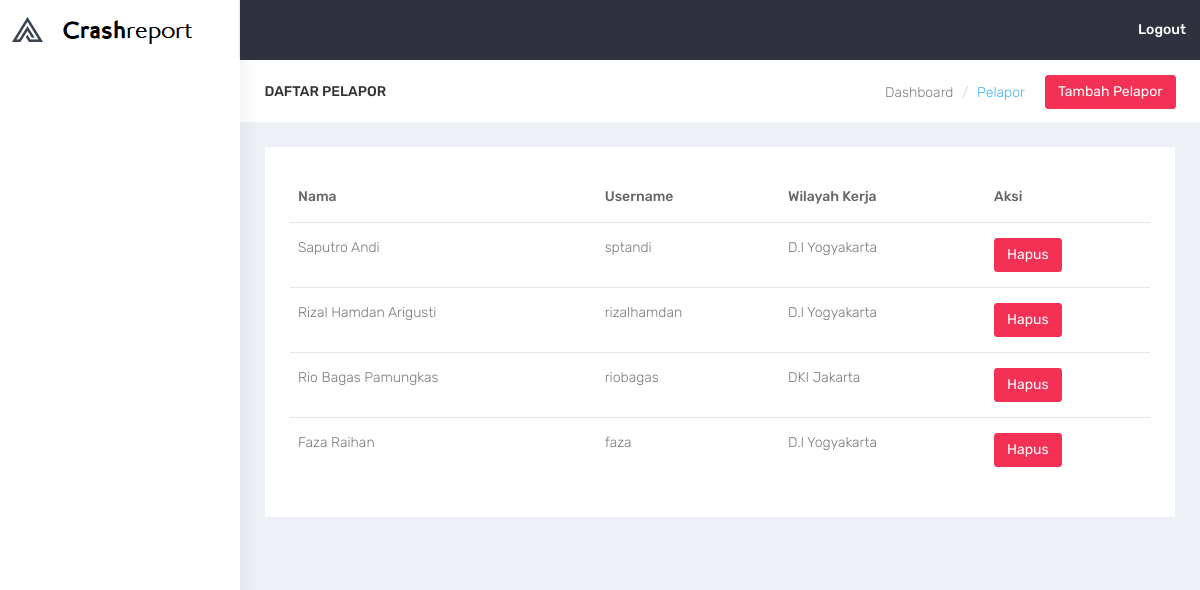
Page /index.php/c_bencana/tampilPelapor on the earlier database version.
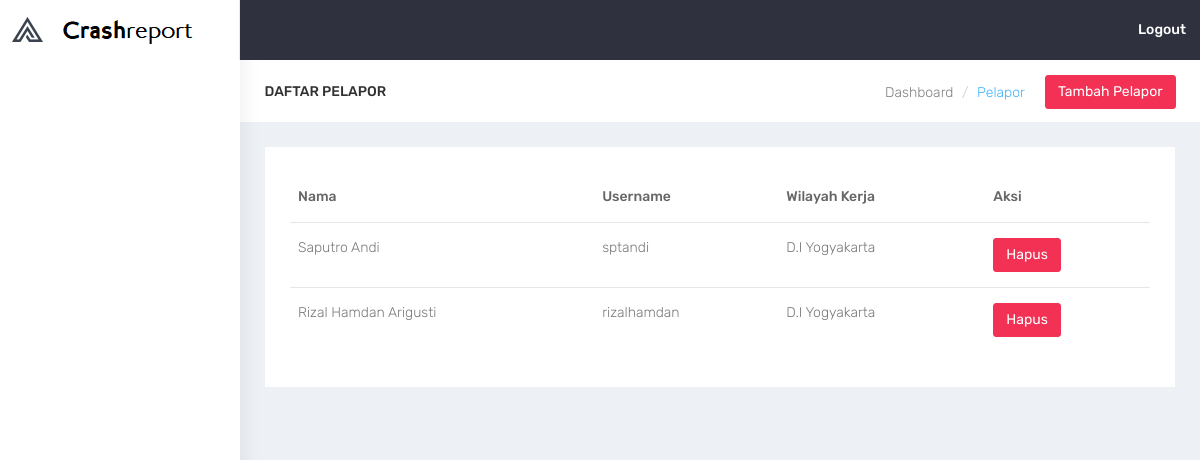
Same page on the later database version.
### tables this page shows
CREATE TABLE `pengguna` (
  `id_pengguna` int(11) NOT NULL,
  `username` varchar(20) NOT NULL,
  `password` varchar(100) NOT NULL,
  `nama_pengguna` varchar(30) NOT NULL,
  `status_pengguna` int(11) NOT NULL,
  `id_wilayah` int(11) NOT NULL
);

CREATE TABLE `wilayah` (
  `id_wilayah` int(11) NOT NULL,
  `nama_wilayah` varchar(255) NOT NULL
);

### application/controllers/C_Bencana.php (called while the page is built, shortened)
<?php
class C_Bencana extends CI_Controller
{
	function __construct()
	{
		$this->load->library('form_validation');
		$this->load->helper('url', 'date');
		$this->load->model('M_Bencana','bencana');
		$this->load->model('M_Wilayah','wilayah');
		$this->load->model('M_Users','user');
		$this->load->model('M_Chart','chart');
	}
	function tampilPelapor() {
		$allWilayah = $this->wilayah->getAllWilayah();
		$allUser = $this->user->getAllUsers();
		$this->load->view('user/v_list_pelapor', compact('userAktif','allUser','allWilayah'));
	}
}
?>

### index.php (called while the page is built, shortened)
<?php
require_once BASEPATH.'core/CodeIgniter.php';

### application/models/M_Users.php (called while the page is built, shortened)
<?php
class M_Users extends CI_Model
{
	public function getAllUsers(){
		$hasil=$this->db->get('pengguna');
		if($hasil->num_rows()>0){
			return $hasil->result();
		}else{
			return array();
		}
	}
}
 ?>

### application/models/M_Wilayah.php (called while the page is built, shortened)
<?php
class M_Wilayah extends CI_Model
{
	function getAllWilayah(){
		$hasil=$this->db->get('wilayah');
		if($hasil->num_rows()>0){
			return $hasil->result();
		}else{
			return array();
		}
	}
}
 ?>

### application/views/user/v_list_pelapor.php (the view, shortened to what this page needs)
<?php $this->load->helper('html'); ?>
<!DOCTYPE html>
<html>
<head>
    <?php $this->load->view('user/header'); ?>
</head>
<body class="fix-header">
    <?php $this->load->view('menu_nav') ?>
    <div id="wrapper">
        <div id="page-wrapper">
            <div class="container-fluid">
                <div class="row bg-title">
                    <div class="col-lg-3 col-md-4 col-sm-4 col-xs-12">
                        <h4 class="page-title">Daftar Pelapor</h4>
                    </div>
                    <div class="col-lg-9 col-sm-8 col-md-8 col-xs-12">
                        <a href="<?= base_url('C_Users/addUserPelapor');?>" class="btn btn-danger pull-right m-l-20 hidden-xs hidden-sm waves-effect waves-light">Tambah Pelapor</a>
                        <ol class="breadcrumb">
                            <li><a href="<?= base_url('C_Bencana/index');?>">Dashboard</a></li>
                            <li class="active">Pelapor</li>
                        </ol>
                    </div>
                </div>
                <div class="row">
                    <div class="col-md-12">
                        <div class="white-box">
                            <div class="table-responsive">
                                <table class="table">
                                    <thead>
                                        <tr>
                                            <th>Nama</th>
                                            <th>Username</th>
                                            <th>Wilayah Kerja</th>
                                            <th>Aksi</th>
                                        </tr>
                                    </thead>
                                    <tbody>
                                        <?php foreach ($allUser as $user): ?>
                                        <?php if ($user->status_pengguna!=1): ?>
                                            <tr>
                                                <td><?php echo $user->nama_pengguna; ?></td>
                                                <td><?php echo $user->username ;?></td>
                                                <?php foreach ($allWilayah as $wilayah): ?>
                                                    <?php if ($wilayah->id_wilayah==$user->id_wilayah): ?>
                                                        <td><?php echo $wilayah->nama_wilayah ?></td>
                                                    <?php endif ?>
                                                <?php endforeach ?>
                                                <td>
                                                    <a href="javascript:;" data-link_hapus="<?=base_url('C_Users/deleteUserPelapor?id_pengguna=').$user->id_pengguna;?>" data-toggle="modal" data-target="#modal-hapus-pelapor"><button class="btn btn-danger">Hapus</button></a>
                                                </td>
                                            </tr>
                                        <?php endif ?>
                                    <?php endforeach ?>
                                    </tbody>
                                </table>
                            </div>
                        </div>
                    </div>
                </div>
        </div>
    </div>
</body>
</html>

### application/views/user/header.php (shortened to what this page needs)
<link rel="stylesheet" href="<?= base_url('assets/bootstrap/dist/css/bootstrap.min.css?ts=<?=time()?>')?>">
<link rel="stylesheet" href="<?= base_url('assets/bower_components/sidebar-nav/dist/sidebar-nav.min.css?ts=<?=time()?>')?>">
<link rel="stylesheet" href="<?= base_url('assets/css/animate.css?ts=<?=time()?>')?>" >
<link rel="stylesheet" href="<?= base_url('assets/css/style.css?ts=<?=time()?>')?>" >
<link rel="stylesheet" id="theme" href="<?= base_url('assets/css/colors/default.css?ts=<?=time()?>')?>"  >

### application/views/menu_nav.php (shortened to what this page needs)
<div id="wrapper">
        <nav class="navbar navbar-default navbar-static-top m-b-0" >
            <div class="navbar-header" >
                <div class="top-left-part">
                    <a class="logo" href="index.html">
                        <b>
                        <img src="<?= base_url('assets/images/admin-logo-dark.png?ts=<?=time()?>')?>" alt="home" class="light-logo" />
                     </b>
                        <span class="hidden-xs">
                        <img src="<?= base_url('assets/images/admin-text-dark.png?ts=<?=time()?>')?>" alt="home" class="light-logo" />
                     </span> </a>
                </div>
                <ul class="nav navbar-top-links navbar-right pull-right">
                    <li>
                        <a class="profile-pic" href="<?= base_url('C_Users/logout');?>"><b class="hidden-xs">Logout</b></a>
                    </li>
                </ul>
            </div>
        </nav>
        <div class="navbar-default sidebar" role="navigation">
            <div class="sidebar-nav slimscrollsidebar">
                <div class="sidebar-head">
                    <h3><span class="fa-fw open-close"><i class="ti-close ti-menu"></i></span> <span class="hide-menu">Navigation</span></h3>
                </div>
            </div>
        </div>
</div>

### assets/css/colors/default.css (style rules this page uses)
body { background: #fff; }
.top-left-part { background: #fff; }
.top-left-part .light-logo { display: inline-block; }
.navbar-header { background: #2f323e; }
.navbar-top-links > li > a { color: #ffffff; }
.sidebar .sidebar-head { background: #ffffff; }
.sidebar .sidebar-head h3 { color: #686868; }
.bg-title .breadcrumb .active { color: #41b3f9; }
.sidebar { background: #fff; box-shadow: 1px 0px 20px rgba(0, 0, 0, 0.08); }

Differences in the rows shown:
removed pengguna: nama_pengguna "Rio Bagas Pamungkas", username "riobagas"
no longer on this page (row unchanged): wilayah: nama_wilayah "DKI Jakarta", shown under "Rio Bagas Pamungkas"
removed pengguna: nama_pengguna "Faza Raihan", username "faza", wilayah (nama_wilayah "D.I Yogyakarta")
